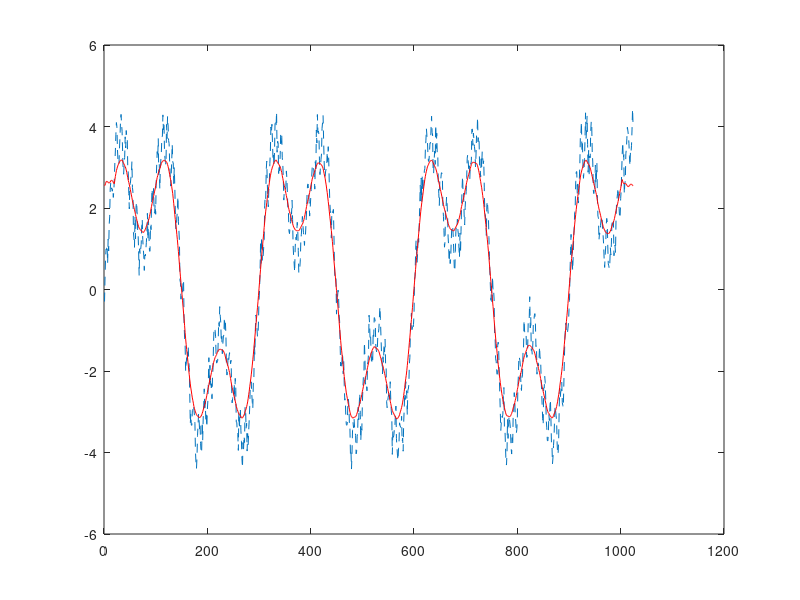

Here is the MATLAB script that generated this plot:
% program is improved 14.02.2011 by L.V. Zotov
clear;

%--------- Part 1---------------------
% fft of artificial signal

N_signal=1024;
% generating two-sin signal
%for (k=1:1:N_signal)
%    signal(k)=sin(2*pi/10*(k-1))+sin(2*pi/100*(k-1));
%end;

Coef=0.2;

k=1:1:N_signal;
signal=.5*sin(2*pi/10*(k-1))+3*sin(2*pi/300*(k-1))+2*sin(2*pi/100*(k-1))+Coef*randn([1,N_signal]);

% try to add noise with Coef*randn([1,N_signal])

plot(signal);

%fast Fourier transform calculation

Ftrns_signal=fft(signal);

%amplitude spectrum calculation
apl_spectrum=abs(Ftrns_signal);
plot(-N_signal/2:0,apl_spectrum(N_signal/2:N_signal),1:N_signal/2,apl_spectrum(1:N_signal/2))


width=20;
h=zeros(1,N_signal);


h(N_signal/2-width:N_signal/2+width)=1/(width*2+1);
plot(h(N_signal/2-2*width:N_signal/2+2*width))

h=zeros(1,N_signal);
h(1:width)=1/(width*2+1);
h(N_signal:-1:N_signal-width)=1/(width*2+1);

Ftrns_h=fft(h);

%amplitude spectrum calculation
apl_spectrum_h=abs(Ftrns_h);

plot(apl_spectrum_h);
plot(-N_signal/2:0,apl_spectrum_h(N_signal/2:N_signal),1:N_signal/2,apl_spectrum_h(1:N_signal/2))


conv_fft=Ftrns_h.*Ftrns_signal;

conv_spectrum=abs(conv_fft);

plot(-N_signal/2:0,conv_spectrum(N_signal/2:N_signal),1:N_signal/2,conv_spectrum(1:N_signal/2))


result=ifft(conv_fft);

plot(k,signal,'--',k,result,'red')
